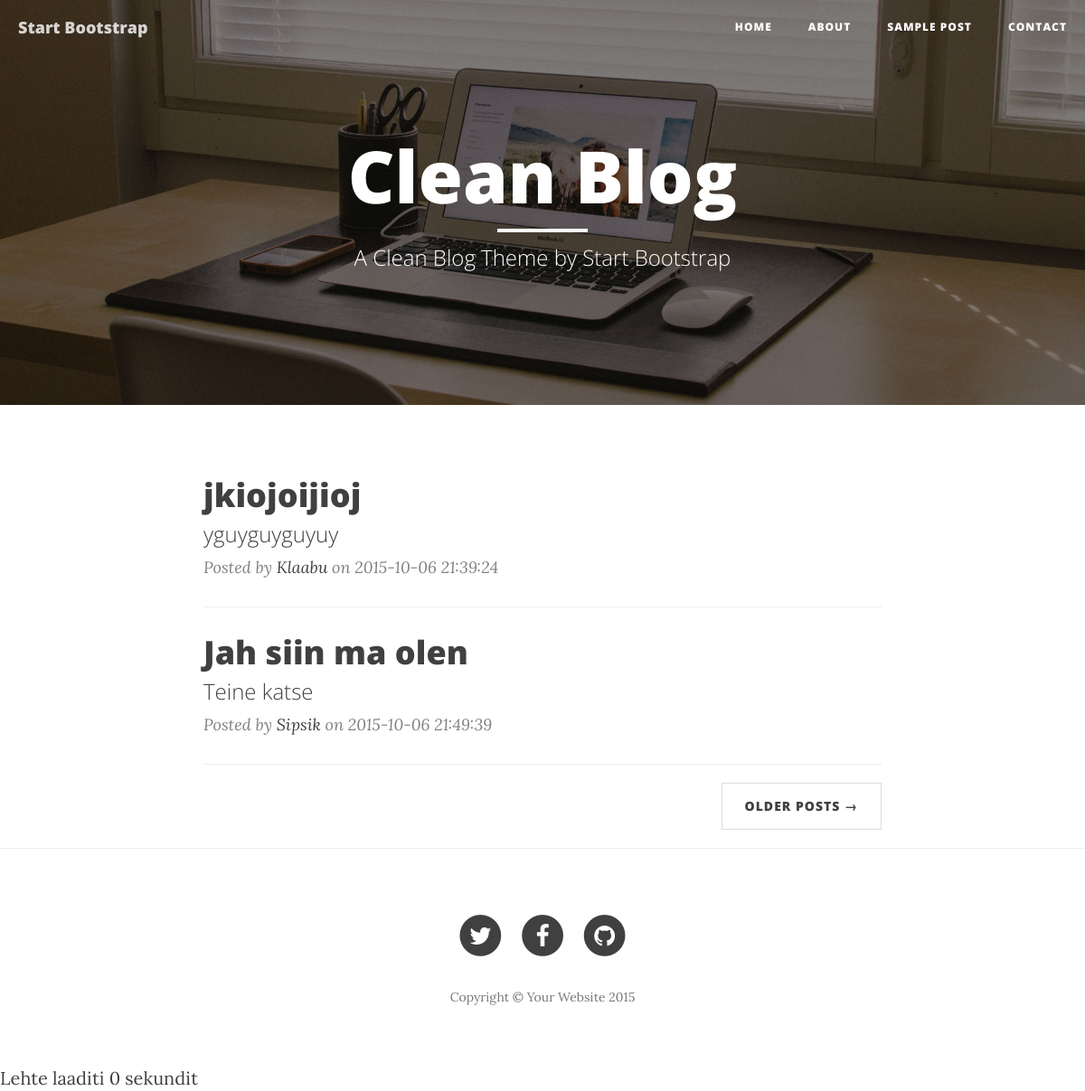
Before: / with the older database file.
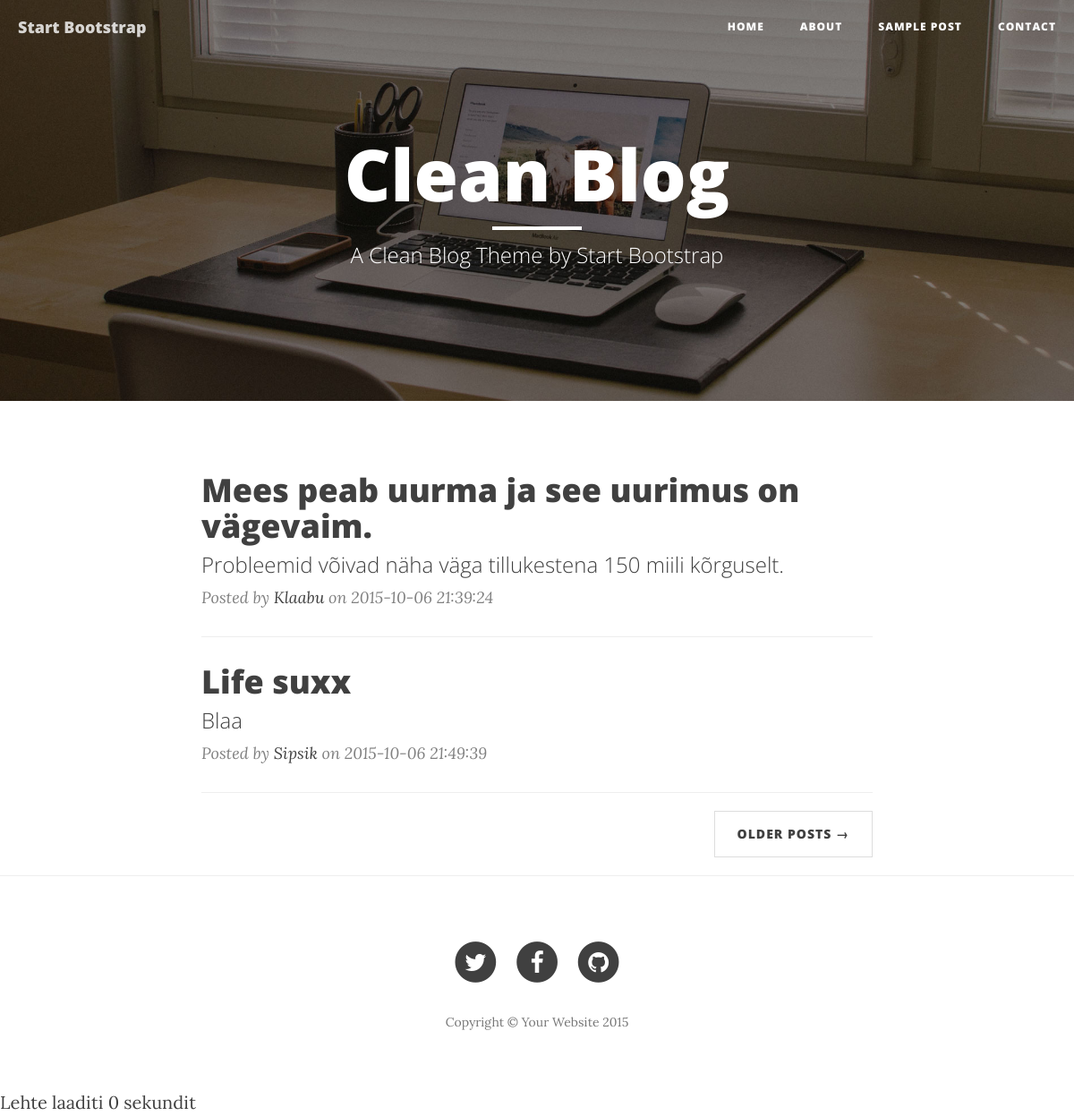
After: the same page with the newer database file.
### tables this page shows
CREATE TABLE IF NOT EXISTS `posts` (
  `post_id`          INT(11) UNSIGNED NOT NULL,
  `author_id`        INT(10) UNSIGNED NOT NULL,
  `post_title`       VARCHAR(255)     NOT NULL,
  `post_description` VARCHAR(255)     NOT NULL,
  `post_text`        TEXT             NOT NULL,
  `post_created`     DATETIME         NOT NULL DEFAULT CURRENT_TIMESTAMP
);

CREATE TABLE IF NOT EXISTS `authors` (
  `author_id`   INT(11) UNSIGNED NOT NULL,
  `author_name` VARCHAR(255)     NOT NULL
);

### controllers/home.php (called while the page is built)
<?php
$q = mysqli_query($db, "SELECT * FROM posts NATURAL JOIN authors");
while ($row = mysqli_fetch_assoc($q)) {
    $posts[] = $row;
}
?>

### views/home.php (the view)
<header class="intro-header" style="background-image: url('img/home-bg.jpg')">
    <div class="container">
        <div class="row">
            <div class="col-lg-8 col-lg-offset-2 col-md-10 col-md-offset-1">
                <div class="site-heading">
                    <h1>Clean Blog</h1>
                    <hr class="small">
                    <span class="subheading">A Clean Blog Theme by Start Bootstrap</span>
                </div>
            </div>
        </div>
    </div>
</header>
<div class="container">
    <div class="row">
        <div class="col-lg-8 col-lg-offset-2 col-md-10 col-md-offset-1">
            <?php foreach ($posts as $post) { ?>
                <div class="post-preview">
                    <a href="?page=post&id=<?= $post['post_id'] ?>">
                        <h2 class="post-title">
                            <?= $post['post_title'] ?>
                        </h2>
                        <h3 class="post-subtitle">
                            <?= $post['post_description'] ?>
                        </h3>
                    </a>
                    <p class="post-meta">Posted by <a href="#">
                            <?= $post['author_name'] ?>
                        </a> on <?= $post['post_created'] ?></p>
                </div>
                <hr>
            <?php }; ?>
            <ul class="pager">
                <li class="next">
                    <a href="#">Older Posts &rarr;</a>
                </li>
            </ul>
        </div>
    </div>
</div>
<hr>

### templates/master_template.php (shortened to what this page needs)
<!DOCTYPE html>
<html lang="en">
<head>
    <link href="css/bootstrap.min.css" rel="stylesheet">
    <link href="css/clean-blog.min.css" rel="stylesheet">
    <link href="http://maxcdn.bootstrapcdn.com/font-awesome/4.1.0/css/font-awesome.min.css" rel="stylesheet"
          type="text/css">
</head>
<body>
<nav class="navbar navbar-default navbar-custom navbar-fixed-top">
    <div class="container-fluid">
        <div class="navbar-header page-scroll">
            <a class="navbar-brand" href="index.html">Start Bootstrap</a>
        </div>
        <div class="collapse navbar-collapse" id="bs-example-navbar-collapse-1">
            <ul class="nav navbar-nav navbar-right">
                <li>
                    <a href="?">Home</a>
                </li>
                <li>
                    <a href="?page=about">About</a>
                </li>
                <li>
                    <a href="?page=sample">Sample Post</a>
                </li>
                <li>
                    <a href="?page=contact">Contact</a>
                </li>
            </ul>
        </div>
    </div>
</nav>
<?php if (file_exists("views/$page.php")) require "views/$page.php"; else require 'views/error.php' ?>
<footer>
    <div class="container">
        <div class="row">
            <div class="col-lg-8 col-lg-offset-2 col-md-10 col-md-offset-1">
                <ul class="list-inline text-center">
                    <li>
                        <a href="#">
                                <span class="fa-stack fa-lg">
                                    <i class="fa fa-circle fa-stack-2x"></i>
                                    <i class="fa fa-twitter fa-stack-1x fa-inverse"></i>
                                </span>
                        </a>
                    </li>
                    <li>
                        <a href="#">
                                <span class="fa-stack fa-lg">
                                    <i class="fa fa-circle fa-stack-2x"></i>
                                    <i class="fa fa-facebook fa-stack-1x fa-inverse"></i>
                                </span>
                        </a>
                    </li>
                    <li>
                        <a href="#">
                                <span class="fa-stack fa-lg">
                                    <i class="fa fa-circle fa-stack-2x"></i>
                                    <i class="fa fa-github fa-stack-1x fa-inverse"></i>
                                </span>
                        </a>
                    </li>
                </ul>
                <p class="copyright text-muted">Copyright &copy; Your Website <?= date('Y') ?></p>
            </div>
        </div>
    </div>
</footer>
</body>
</html>

### index.php (shortened to what this page needs)
<?php
$page_load_start = microtime(1);
$page = !empty($_GET['page']) ? $_GET['page'] : 'home';
if (file_exists("controllers/$page.php")) {
    require "controllers/$page.php";
}
require "templates/master_template.php";
echo 'Lehte laaditi ' . round(microtime(1) - $page_load_start, 4) . ' sekundit';
?>

Changed rows visible on the page:
changed posts "Klaabu": post_title "jkiojoijioj" → "Mees peab uurma ja see uurimus on vägevaim."; post_description "yguyguyguyuy" → "Probleemid võivad näha väga tillukestena 150 miili kõrguselt."
changed posts "Sipsik": post_title "Jah siin ma olen" → "Life suxx"; post_description "Teine katse" → "Blaa"
